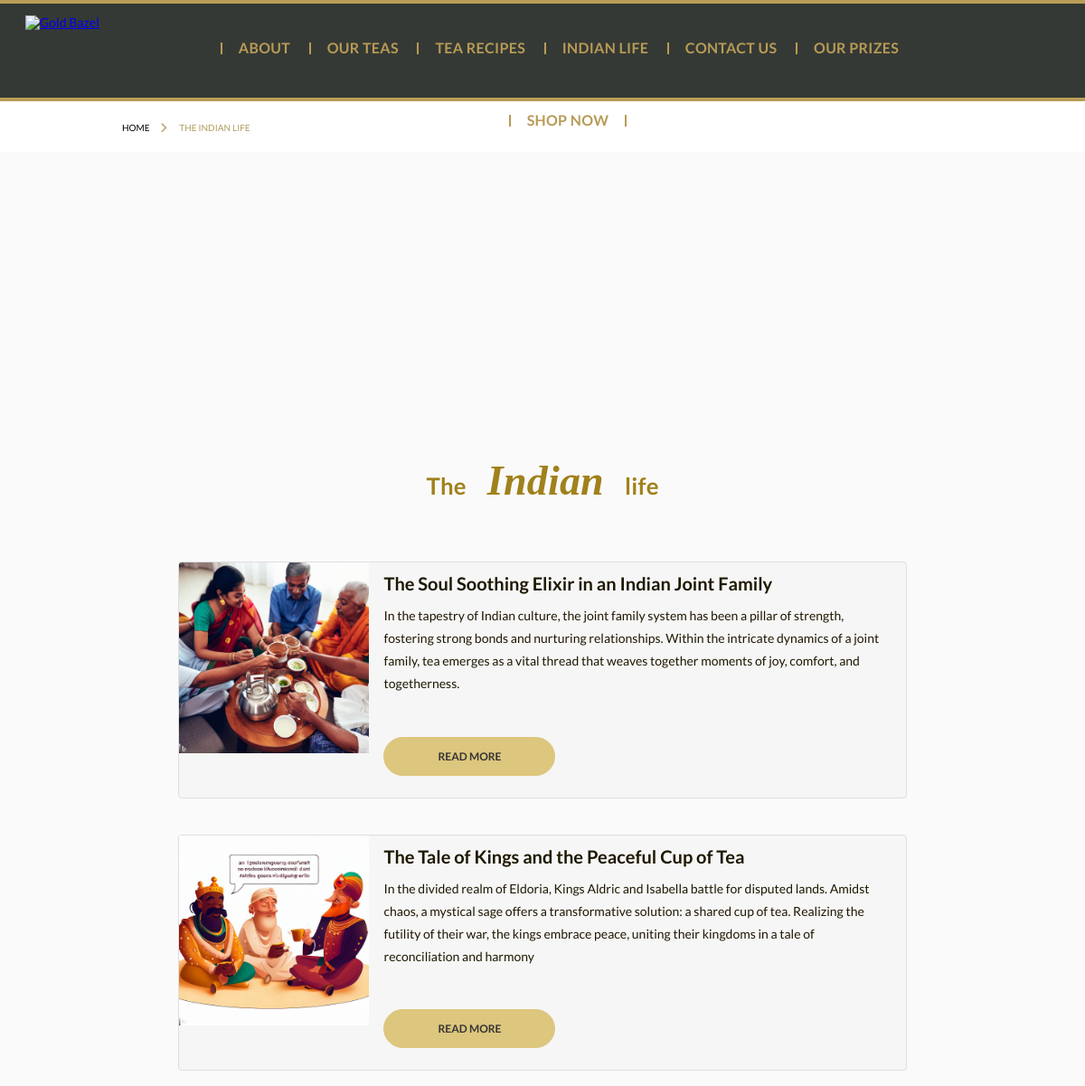
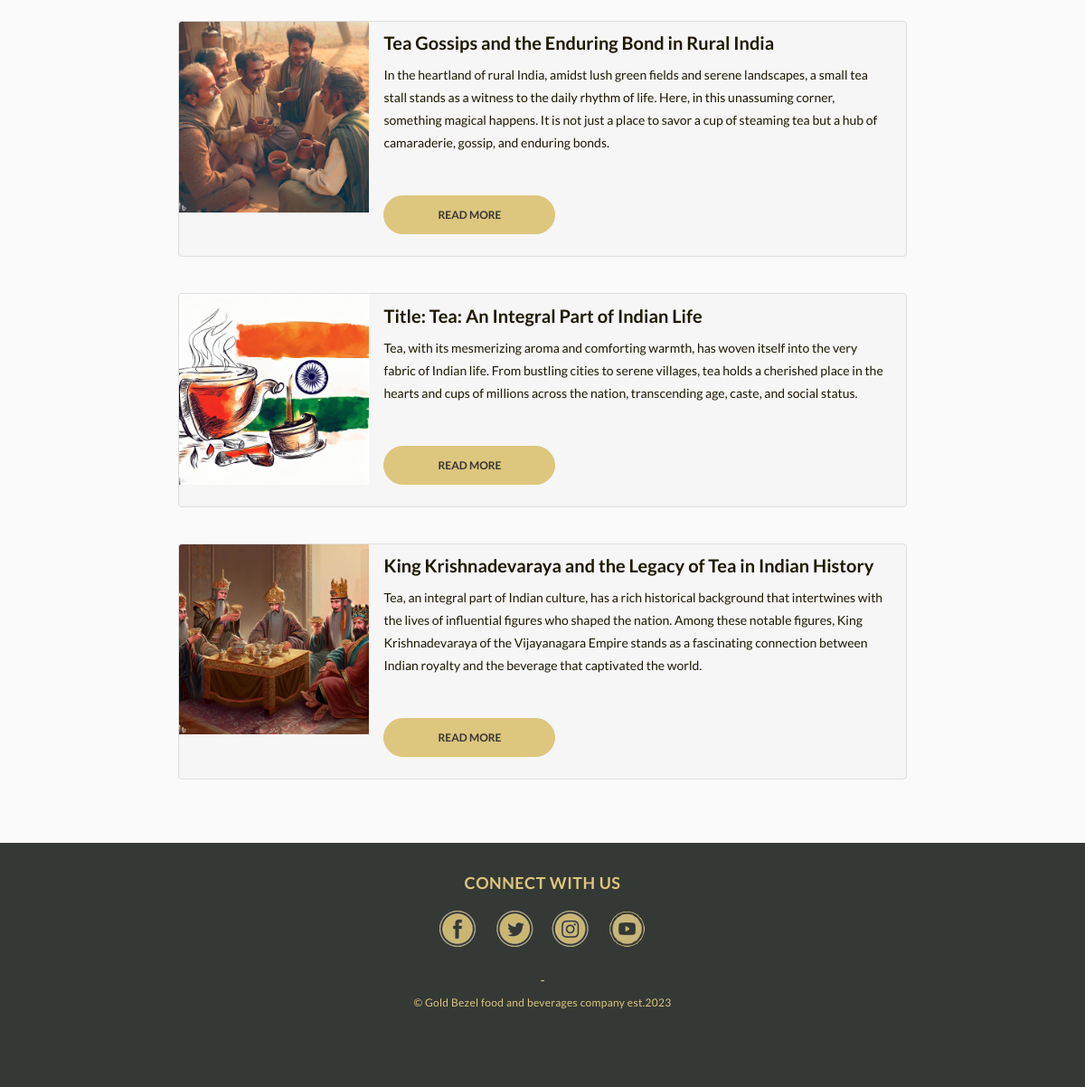
/indian-life, run on the app's committed database (2 pictures, top to bottom).
### home/models.py (models this page shows, shortened)
class blog(models.Model):
    title = models.CharField( max_length=300)
    image = models.ImageField(upload_to="blogs")
    description = models.TextField()
    author = models.CharField(max_length=220,null=True)
    content = RichTextField(null=True)

### home/views.py (the view)
# urls.py: path('indian-life', LifeView.as_view()),
class LifeView(View):
    def get(self, request, *args, **kwargs):
        blogs = blog.objects.all()
        data = {
            "blogs":blogs,
        }
        return render(request, 'indianlife.html',data)

### templates/indianlife.html
{% extends 'nav.html' %}
{% load static %}
{% block content %}
<div class="breadcrumb">
	<ul>
		<li><a href="/">HOME</a></li>
		<li>The Indian Life</li>
	</ul>
</div>
<div class="inner-banner whtsnew london-life" data-parallax="scroll" data-image-src="{% static 'img/life-bg.png' %}">
</div>
<div class="arbg">
	<div class="inner-wrap">
		<div class="inner-heading-color ll">
		    <h3><span>The</span> <span style="font-family:cursive;font-size:46px;font-style: italic;font-weight:600">Indian</span> <span>life</span></h3>
		</div>
		<div class="list-layout london">
		 				{% for value in blogs %}
		  	<div class="row ">
		      	<div class="col-12">
			        <div class="imgwrap">
			            <img src="{{value.image.url}}">
			        </div>
			        <div class="content">
			            <h3>{{value.title}}</h3>
			            <p>{{value.description}}</p>
			            <a href="/story/{{value.pk}}" class="btn">Read More</a>
			        </div>
		      	</div>
		 	</div>
{% endfor %}
		</div>
	</div>
</div>
{% endblock %}

### static/css/css-layerslideraafb.css (style rules this page uses)
body { padding-top: 7.0rem; font-family: 'Lato',Arial; background: #fafafa; font-size: 14px; }

### static/css/css-style.css (style rules this page uses)
.inner-banner { width: 100%; margin: 0px; padding: 0px; position:relative; height: 450px; }
.inner-wrap { width: 80%; margin: 0px auto; padding: 0px; }
.breadcrumb { width: 100%; margin: 0px auto; padding: 0px; background: #fff; }
.breadcrumb ul { list-style: none; margin: 0px; padding: 20px 0; display: block; text-align: left; }
.breadcrumb ul li { margin: 0px; padding: 0px 15px; display: inline-block; position: relative; font-weight: 700; text-transform: uppercase; font-family: 'Lato',Arial; font-size: 10px; font-weight: 500; font-style: normal; font-stretch: normal; line-height: normal; letter-spacing: normal; text-align: left; color: #b09c5e; }
.breadcrumb ul li:after { content: '\f105'; font-family: 'FontAwesome'; font-size: 18px; position: absolute; right: -4px; top: -3px; }
.breadcrumb ul li:last-child:after { content: ""; }
.breadcrumb ul li a { color: #000; text-decoration: none; }
.breadcrumb ul { width: 80%; margin: 0 auto; }
.inner-heading-color { font-family: Lato;font-size: 22px;font-weight: 600;font-style: normal;font-stretch: normal;line-height: normal;letter-spacing: 0.2px;text-align: center;color: #a0811c;text-transform: uppercase; }
.inner-heading-color h3 { margin: 50px 0;font-weight: 600; }
.inner-banner.whtsnew { height: 300px; }
.list-layout .row { background-color: #f6f6f6; margin-bottom: 40px; }
.list-layout .row:last-child { margin-bottom: 70px }
.list-layout .row .col-12 .imgwrap img { width: 100%; }
.list-layout .row .col-12 .content p { width: 95%;padding: 0 0 18px; margin: 14px auto 8px; line-height: 1.86; }
.list-layout .row .col-12 .content { font-size: 1rem; font-weight: normal; font-style: normal; font-stretch: normal; line-height: 1.86; letter-spacing: normal; text-align: center; color: #1e1801; }
.list-layout .row .col-12 .content a, .quiz.thanks .ans ul li input[type="submit"] { margin: 20px 0;min-width: 120px; border-radius: 40px; background-color: #ddc67d; font-style: normal; font-stretch: normal; text-decoration: none; letter-spacing: 0.6px; text-align: center; border: 1px solid #ddc67d; font-family: 'Lato',Arial; font-size: 12px; font-weight: bold; font-style: normal; font-stretch: normal; line-height: normal; letter-spacing: normal; text-align: center; color: #363434; transition: background-color 0.3s cubic-bezier(0, 0, 0, 0), color 0.3s cubic-bezier(0, 0, 0, 0), width 0.3s cubic-bezier(0, 0, 0, 0), border-width 0.3s cubic-bezier(0, 0, 0, 0), border-color 0.3s cubic-bezier(0, 0, 0, 0); margin-right: 1%; text-transform: uppercase; display: inline-block; padding: 13px 34px; margin: 8px 2% 24px; }
.inner-heading-color.ll { text-transform: inherit; }
.inner-heading-color.ll span { position: relative; top: -13px; padding: 0 9px; }
.list-layout.london .row { border: 1px solid #dedede; border-radius: 4px; overflow: hidden; display: flex; }
.list-layout.london .row .col-12 .imgwrap { width: 27%; vertical-align: top; }
.list-layout.london .row .col-12 .content { display: flow-root; width: 72%; text-align: left; padding: 0 2%; vertical-align: middle; }
.list-layout.london .row .col-12 .content h3 { font-size: 20px; font-weight: bold; font-style: normal; font-stretch: normal; line-height: 1.2; letter-spacing: normal; text-align: left; color: #1e1801; margin: 2% 0 10px; }
.list-layout.london .row .col-12 { display: flex; width: 100%; }
.list-layout.london .row .col-12 .content p { width: 100%; font-size: 14px; font-weight: normal; font-style: normal; font-stretch: normal; line-height: 1.79; letter-spacing: normal; margin: 11px 0 20px; text-align: left; color: #1e1801; }
.list-layout.london .row .col-12 .content a { margin-left: 0; }
.list-layout.london { padding: 0 8%; }
.arbg { overflow: hidden; position: relative; }

### data on the page
blog: image (picture), title "The Soul Soothing Elixir in an Indian Joint Family", description "In the tapestry of Indian culture, the joint family system has been a pillar of strength, fostering strong bonds and nurturing relationships. Within the intricate dynamics of a joint family, tea emerges as a vital thread that weaves together moments of joy, comfort, and togetherness."
blog: image (picture), title "The Tale of Kings and the Peaceful Cup of Tea", description "In the divided realm of Eldoria, Kings Aldric and Isabella battle for disputed lands. Amidst chaos, a mystical sage offers a transformative solution: a shared cup of tea. Realizing the futility of their war, the kings embrace peace, uniting their kingdoms in a tale of reconciliation and harmony"
blog: image (picture), title "Tea Gossips and the Enduring Bond in Rural India", description "In the heartland of rural India, amidst lush green fields and serene landscapes, a small tea stall stands as a witness to the daily rhythm of life. Here, in this unassuming corner, something magical happens. It is not just a place to savor a cup of steaming tea but a hub of camaraderie, gossip, and enduring bonds."
blog: image (picture), title "Title: Tea: An Integral Part of Indian Life", description "Tea, with its mesmerizing aroma and comforting warmth, has woven itself into the very fabric of Indian life. From bustling cities to serene villages, tea holds a cherished place in the hearts and cups of millions across the nation, transcending age, caste, and social status."
blog: image (picture), title "King Krishnadevaraya and the Legacy of Tea in Indian History", description "Tea, an integral part of Indian culture, has a rich historical background that intertwines with the lives of influential figures who shaped the nation. Among these notable figures, King Krishnadevaraya of the Vijayanagara Empire stands as a fascinating connection between Indian royalty and the beverage that captivated the world."
